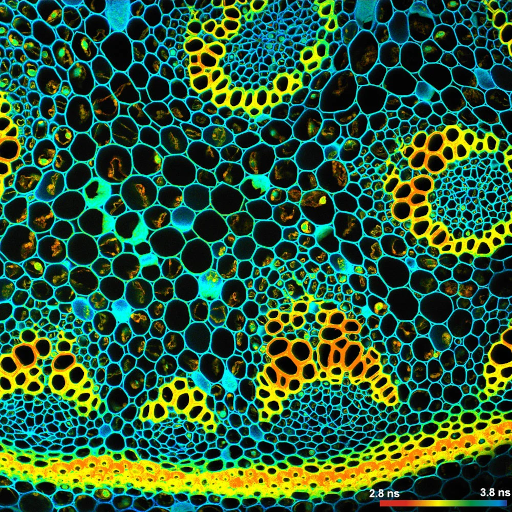
#> input picture python/convallaria_512.png, 512 x 512 px
$ jupyter execute bw_image_generator.ipynb
#> lines starting #> are read from the running program, lines starting #| are printed output that depends on the picture
[cell 1]
from PIL import Image

name = "convallaria_512"

def png_to_5bit_greyscale_c_array(input_png, output_c):
    # Open the PNG file
#> called with input_png = 'convallaria_512.png', output_c = 'convallaria_512.h'
    img = Image.open(input_png).convert('RGB')  # Ensure RGB format
    width, height = img.size
#> width = 512; height = 512
    pixels = img.load()

    if width != height:
        f.write("error: image is not square")
        return

    # Open the output .c file
    with open(output_c, 'w') as f:
        f.write("// Auto-generated C array from PNG\n")
        f.write("#include <stdint.h>\n\n")
        f.write(f"const uint32_t {name}")
        f.write("[] = {\n")

        # Process each pixel
        for y in range(height):
            for x in range(width):
                # Get RGB pixel value
                r, g, b = pixels[x, y]

                # Convert RGB to greyscale (luminosity method)
                grey = int(0.299 * r + 0.587 * g + 0.114 * b)

                # Scale to 5 bits (0-31)
                grey_5bit = grey >> 3  # Divide by 8 to fit into 5 bits

                # Pack into 32-bit word (only 5 LSBs set)
                word = grey_5bit & 0x1F  # Mask to ensure only 5 LSBs are used

                # Write as hex value to the .c file
                f.write(f"    0x{word:08X},\n")

        f.write("};\n")
        #f.write(f"const size_t binary_data_size = {width};\n")

# Example usage
input_png = f"{name}.png"
output_c = f"{name}.h"
png_to_5bit_greyscale_c_array(input_png, output_c)

[cell 2]
import ipdb
import numpy as np
import matplotlib.pyplot as plt

def read_c_array_to_image(c_file_path, output_image_path=None):
    # Read the C file and extract the data
#> called with c_file_path = 'convallaria_512.h', output_image_path = 'convallaria_512_reconstructed.png'
    with open(c_file_path, 'r') as f:
        lines = f.readlines()

    # Extract the array values
    data = []
    for line in lines:
        if line.startswith("    0x"):
            hex_value = line.split("0x")[1].split(",")[0]
            data.append(int(hex_value, 16))

    # Extract the size (last line)
    size_line = lines[-1]
    #ipdb.set_trace()
    size = int(name.split("_")[1].strip(".png"))
    #size = int(size_line.split("=")[1].strip().rstrip(";"))

    # Reshape the data into a square image
    assert len(data) == size * size, "Data length does not match size*size"
    image_data = np.array(data, dtype=np.uint8)
    image_data = image_data.reshape((size, size))

    # Scale 5-bit to 8-bit for display
    image_data = (image_data * 255) // 31

    # Display the image
    plt.imshow(image_data, cmap='gray')
    plt.title("Reconstructed Greyscale Image")
    plt.axis('off')
    plt.show()
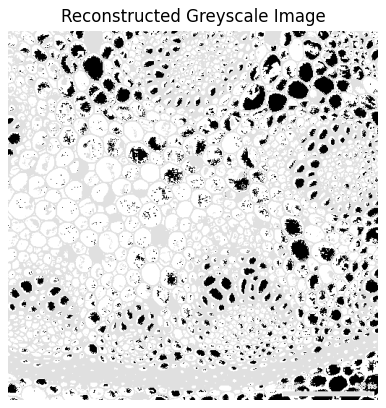
#> figure drawn by matplotlib, 1 panel

    # Optionally save the image
    if output_image_path:
        plt.imsave(output_image_path, image_data, cmap='gray')
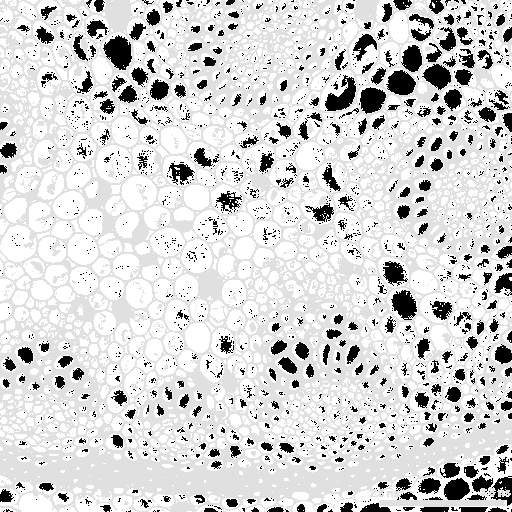
#> saved as convallaria_512_reconstructed.png: shape (512, 512, 3); min 0, max 255, mean 212.6

# Example usage
c_file_path = f"{name}.h"
read_c_array_to_image(c_file_path, output_image_path=f"{name}_reconstructed.png")
